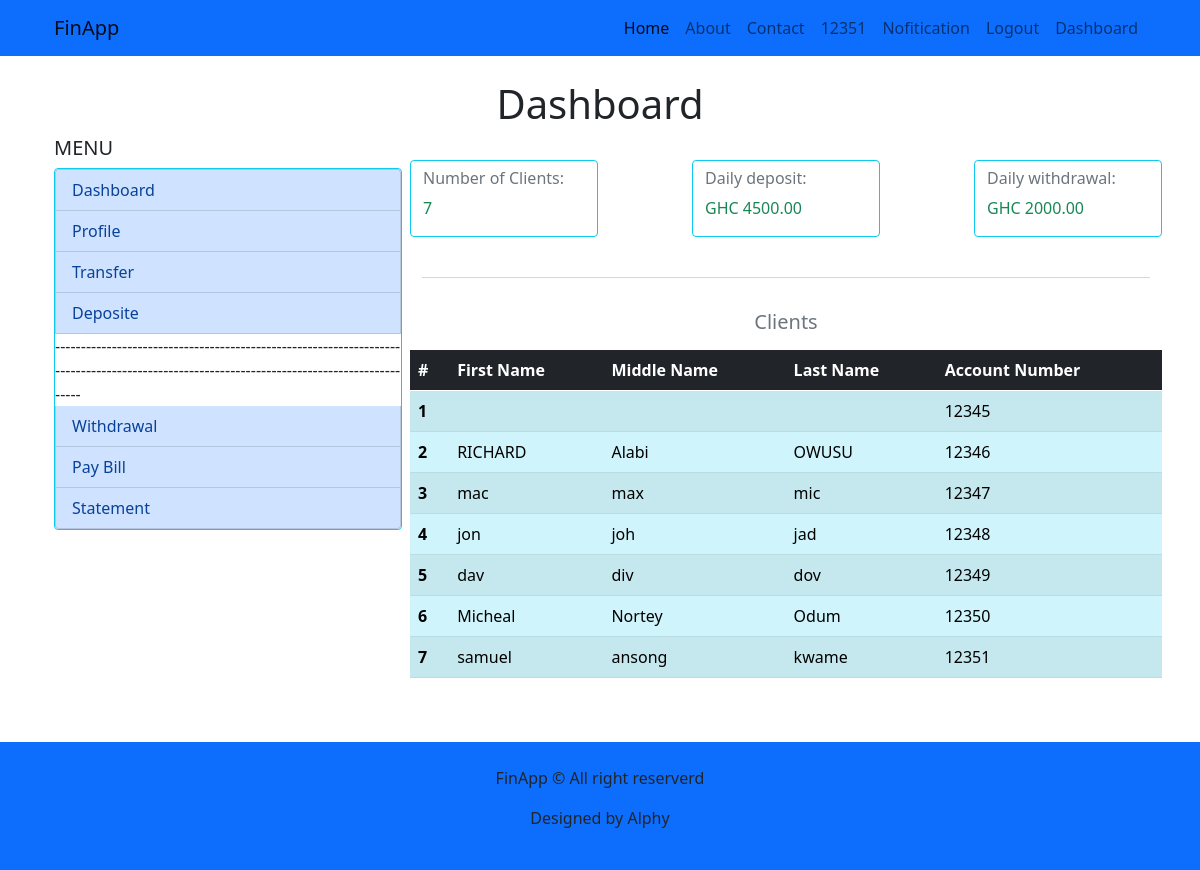
Screenshot of /admin_dashboard/ (signed in) with the database file from the repository.
### accounts/models.py (models this page shows)
class CustomUser(AbstractUser):
    middle_name = models.CharField(max_length=255, default='')
    birth_date = models.DateField(null=True, blank=True)
    currentBalance = models.DecimalField(max_digits=100, decimal_places=2,default=0.00)
    accType = models.ForeignKey(AccType, on_delete=models.PROTECT,null=True, blank=True)

### bank/views.py (the view)
# urls.py: path('admin_dashboard/', views.adminDashboardView, name='admin_dashboard'),
@login_required
def adminDashboardView(request):
    clients = CustomUser.objects.all()
    context = {
        'clients': clients,
    }
    return render(request, 'bank/admin_dashboard.html', context)

### bank/templates/bank/admin_dashboard.html (shortened to what this page needs)
{% extends "base/base.html" %}
{% block content %}
    <main class="container mb-5">
        <h1 class="text-center display-6 pt-4">Dashboard</h1>
        <div class="row">
            <div class="col-12 col-md-4">
                {% include "bank/menu.html" %}
            </div>
            <div class="col-12 col-md-8 px-4 px-md-2">
                <div class="row justify-content-between">
                    <div class="card col-4 col-md-3  my-1 my-md-4 border-info ">
                        <div class="card-title h6 text-secondary pt-2">Number of Clients:</div>
                        <p class="text-success">{{ clients.count }} </p>
                    </div>
                    <div class="card col-4 col-md-3  my-1 my-md-4 border-info">
                        <div class="card-title h6 text-secondary pt-2">Daily deposit:</div>
                        <p class="text-success">GHC 4500.00</p>
                    </div>
                    <div class="card col-4 col-md-3  my-1 my-md-4 border-info">
                        <div class="card-title h6 text-secondary pt-2">Daily withdrawal:</div>
                        <p class="text-success">GHC 2000.00</p>
                    </div>
                </div>
                <hr class="text-primary">
                <div class="row justify-content-between">
                    <h5 class="h5 text-center text-secondary my-3">Clients</h5>
                    <table class="table table-striped table-info table-hover">
                        <thead>
                            <tr class="">
                                <th scope="col" class="bg-dark text-white">#</th>
                                <th scope="col" class="bg-dark text-white">First Name</th>
                                <th scope="col" class="bg-dark text-white">Middle Name</th>
                                <th scope="col" class="bg-dark text-white">Last Name</th>
                                <th scope="col" class="bg-dark text-white">Account Number</th>
                            </tr>
                        </thead>
                        <tbody>
                            {% for client in clients  %}
                            <tr>
                                <th scope="col">{{ forloop.counter }} </th>
                                <td scope="col">{{ client.first_name }} </td>
                                <td scope="col">{{ client.middle_name }}</td>
                                <td scope="col">{{ client.last_name }}</td>
                                <td scope="col">{{ client.username }}</td>
                            </tr>
                            {% endfor %}
                        </tbody>
                    </table>
                </div>
            </div>
        </div>
    </main>
{% endblock content %}

### base/templates/base/base.html (shortened to what this page needs)
{% load static %}
<!DOCTYPE html>
<html lang="en">
<head>
    <link rel="stylesheet" href=" {% static "base/bootstrap/css/bootstrap.css" %} ">
    <link rel="stylesheet" href=" {% static "base/scss/custom.css" %} ">
	</head>
<body class='body-bg'>
	<header>
		<nav class="navbar navbar-expand-lg navbar-light bg-warning">
			<div class="container">
			  <a class="navbar-brand" href="#">FinApp</a>
			  <div class="collapse navbar-collapse justify-content-end" id="navbarSupportedContent">
				<ul class="navbar-nav  mb-2 mb-lg-0">
				  <li class="nav-item">
					<a class="nav-link active" aria-current="page" href="{% url "home" %}">Home</a>
				  </li>
				  <li class="nav-item">
					<a class="nav-link" href="">About</a>
				  </li>
				  <li class="nav-item">
					<a class="nav-link" href="#">Contact</a>
				  </li>
				  {% if request.user.is_authenticated %}
				  <li class="nav-item">
					<a class="nav-link" href="#">{{ request.user.username }}</a>
				  </li>
				  <li class="nav-item">
					<a class="nav-link" href="#">Nofitication</a>
				  </li>
				  <li class="nav-item">
					<a class="nav-link" href="{% url "signOut" %}">Logout</a>
						{% if request.user.is_superuser %}
					<li class="nav-item">
						<a class="nav-link" href="{% url "admin_dashboard" %}">Dashboard</a>
					</li>
					{% else %}
					<li class="nav-item">
						<a class="nav-link" href="{% url "client_dashboard" %}">Dashboard</a>
					</li>
					{% endif %}
				  </li>
				  {% endif %}
				</ul>
			  </div>
			</div>
		  </nav>
	</header>
    {% block content %}
	{% endblock content %}
	<footer class='bg-warning p-4'>
		<div class="container text-center bg-warning py-g">
			<p>FinApp &copy All right reserverd</p>
			<p>Designed by Alphy</p>
		</div>
	</footer>
</body>
</html>

### rows the page displays
CustomUser: user.username "12351", first_name "samuel", middle_name "ansong", last_name "kwame", username "12351"
CustomUser: username "12345"
CustomUser: first_name "RICHARD", middle_name "Alabi", last_name "OWUSU", username "12346"
CustomUser: first_name "mac", middle_name "max", last_name "mic", username "12347"
CustomUser: first_name "jon", middle_name "joh", last_name "jad", username "12348"
CustomUser: first_name "dav", middle_name "div", last_name "dov", username "12349"
CustomUser: first_name "Micheal", middle_name "Nortey", last_name "Odum", username "12350"

### other values shown
{{ clients.count }} "7"
